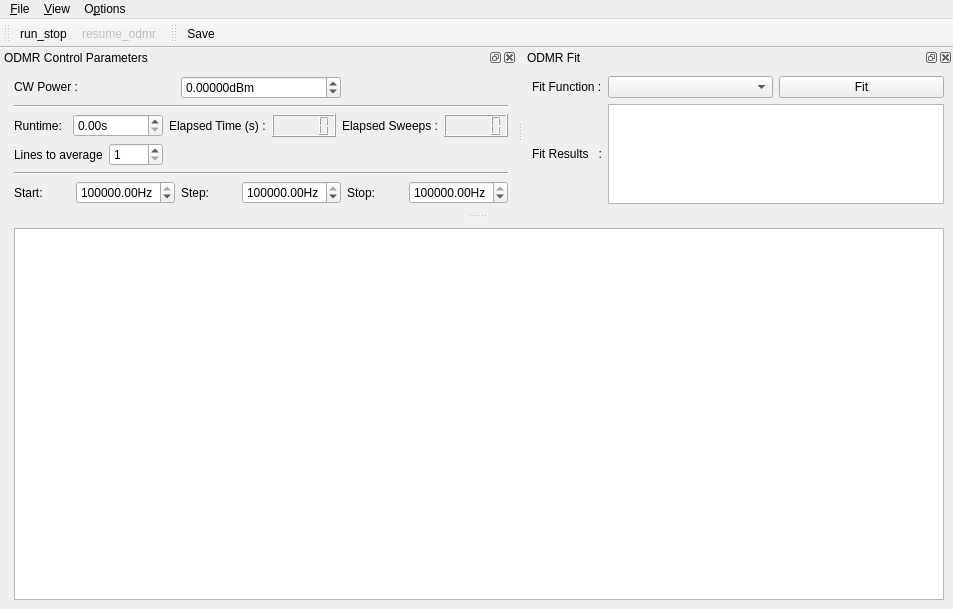
<?xml version="1.0" encoding="UTF-8"?>
<ui version="4.0">
 <class>MainWindow</class>
 <widget class="QMainWindow" name="MainWindow">
  <property name="geometry">
   <rect>
    <x>0</x>
    <y>0</y>
    <width>953</width>
    <height>609</height>
   </rect>
  </property>
  <property name="contextMenuPolicy">
   <enum>Qt::DefaultContextMenu</enum>
  </property>
  <property name="windowTitle">
   <string>qudi: OptBay ODMR</string>
  </property>
  <widget class="QWidget" name="centralwidget">
   <layout class="QHBoxLayout" name="horizontalLayout">
    <item>
     <spacer name="horizontalSpacer">
      <property name="orientation">
       <enum>Qt::Horizontal</enum>
      </property>
      <property name="sizeHint" stdset="0">
       <size>
        <width>5</width>
        <height>20</height>
       </size>
      </property>
     </spacer>
    </item>
    <item>
     <widget class="QSplitter" name="splitter">
      <property name="sizePolicy">
       <sizepolicy hsizetype="Preferred" vsizetype="Expanding">
        <horstretch>1</horstretch>
        <verstretch>0</verstretch>
       </sizepolicy>
      </property>
      <property name="orientation">
       <enum>Qt::Vertical</enum>
      </property>
      <widget class="PlotWidget" name="odmr_PlotWidget">
       <property name="sizePolicy">
        <sizepolicy hsizetype="Expanding" vsizetype="Expanding">
         <horstretch>1</horstretch>
         <verstretch>1</verstretch>
        </sizepolicy>
       </property>
      </widget>
     </widget>
    </item>
   </layout>
  </widget>
  <widget class="QMenuBar" name="menubar">
   <property name="geometry">
    <rect>
     <x>0</x>
     <y>0</y>
     <width>953</width>
     <height>21</height>
    </rect>
   </property>
   <widget class="QMenu" name="menu_File">
    <property name="title">
     <string>&amp;File</string>
    </property>
    <addaction name="action_Save"/>
    <addaction name="action_Close"/>
   </widget>
   <widget class="QMenu" name="menu_Options">
    <property name="title">
     <string>O&amp;ptions</string>
    </property>
    <addaction name="action_Settings"/>
    <addaction name="action_FitSettings"/>
   </widget>
   <widget class="QMenu" name="menu_View">
    <property name="title">
     <string>&amp;View</string>
    </property>
    <addaction name="action_RestoreDefault"/>
   </widget>
   <addaction name="menu_File"/>
   <addaction name="menu_View"/>
   <addaction name="menu_Options"/>
  </widget>
  <widget class="QToolBar" name="toolBar">
   <property name="windowTitle">
    <string>toolBar</string>
   </property>
   <attribute name="toolBarArea">
    <enum>TopToolBarArea</enum>
   </attribute>
   <attribute name="toolBarBreak">
    <bool>false</bool>
   </attribute>
   <addaction name="action_run_stop"/>
   <addaction name="action_resume_odmr"/>
  </widget>
  <widget class="QDockWidget" name="odmr_control_DockWidget">
   <property name="enabled">
    <bool>true</bool>
   </property>
   <property name="sizePolicy">
    <sizepolicy hsizetype="Fixed" vsizetype="Fixed">
     <horstretch>1</horstretch>
     <verstretch>0</verstretch>
    </sizepolicy>
   </property>
   <property name="baseSize">
    <size>
     <width>0</width>
     <height>20</height>
    </size>
   </property>
   <property name="toolTip">
    <string/>
   </property>
   <property name="windowTitle">
    <string>ODMR Control Parameters</string>
   </property>
   <attribute name="dockWidgetArea">
    <number>4</number>
   </attribute>
   <widget class="QWidget" name="dockWidgetContents_3">
    <property name="sizePolicy">
     <sizepolicy hsizetype="Minimum" vsizetype="Minimum">
      <horstretch>0</horstretch>
      <verstretch>0</verstretch>
     </sizepolicy>
    </property>
    <layout class="QGridLayout" name="gridLayout_3">
     <item row="0" column="1" colspan="2">
      <layout class="QHBoxLayout" name="horizontalLayout_2">
       <item>
        <widget class="QLabel" name="label_6">
         <property name="sizePolicy">
          <sizepolicy hsizetype="Minimum" vsizetype="Fixed">
           <horstretch>0</horstretch>
           <verstretch>0</verstretch>
          </sizepolicy>
         </property>
         <property name="text">
          <string>CW Power :</string>
         </property>
        </widget>
       </item>
       <item>
        <widget class="ScienDSpinBox" name="cw_power_DoubleSpinBox">
         <property name="sizePolicy">
          <sizepolicy hsizetype="Minimum" vsizetype="Fixed">
           <horstretch>0</horstretch>
           <verstretch>0</verstretch>
          </sizepolicy>
         </property>
         <property name="suffix">
          <string>dBm</string>
         </property>
         <property name="decimals">
          <number>5</number>
         </property>
         <property name="minimum">
          <double>-1000.000000000000000</double>
         </property>
         <property name="maximum">
          <double>100.000000000000000</double>
         </property>
        </widget>
       </item>
      </layout>
     </item>
     <item row="1" column="1" colspan="3">
      <widget class="Line" name="line_2">
       <property name="minimumSize">
        <size>
         <width>0</width>
         <height>0</height>
        </size>
       </property>
       <property name="lineWidth">
        <number>1</number>
       </property>
       <property name="midLineWidth">
        <number>0</number>
       </property>
       <property name="orientation">
        <enum>Qt::Horizontal</enum>
       </property>
      </widget>
     </item>
     <item row="2" column="0">
      <spacer name="horizontalSpacer_2">
       <property name="orientation">
        <enum>Qt::Horizontal</enum>
       </property>
       <property name="sizeHint" stdset="0">
        <size>
         <width>5</width>
         <height>20</height>
        </size>
       </property>
      </spacer>
     </item>
     <item row="2" column="1" colspan="3">
      <layout class="QGridLayout" name="gridLayout">
       <item row="0" column="0">
        <layout class="QHBoxLayout" name="horizontalLayout_3">
         <item>
          <widget class="QLabel" name="label_7">
           <property name="sizePolicy">
            <sizepolicy hsizetype="Minimum" vsizetype="Minimum">
             <horstretch>0</horstretch>
             <verstretch>0</verstretch>
            </sizepolicy>
           </property>
           <property name="text">
            <string>Runtime:</string>
           </property>
          </widget>
         </item>
         <item>
          <widget class="QDoubleSpinBox" name="runtime_DoubleSpinBox">
           <property name="sizePolicy">
            <sizepolicy hsizetype="Minimum" vsizetype="Fixed">
             <horstretch>0</horstretch>
             <verstretch>0</verstretch>
            </sizepolicy>
           </property>
           <property name="suffix">
            <string>s</string>
           </property>
           <property name="maximum">
            <double>10000000.000000000000000</double>
           </property>
          </widget>
         </item>
        </layout>
       </item>
       <item row="0" column="1">
        <layout class="QHBoxLayout" name="horizontalLayout_4">
         <item>
          <widget class="QLabel" name="label_8">
           <property name="sizePolicy">
            <sizepolicy hsizetype="Minimum" vsizetype="Minimum">
             <horstretch>0</horstretch>
             <verstretch>0</verstretch>
            </sizepolicy>
           </property>
           <property name="text">
            <string>Elapsed Time (s) :</string>
           </property>
          </widget>
         </item>
         <item>
          <widget class="QLCDNumber" name="elapsed_time_DisplayWidget">
           <property name="sizePolicy">
            <sizepolicy hsizetype="Minimum" vsizetype="Minimum">
             <horstretch>0</horstretch>
             <verstretch>0</verstretch>
            </sizepolicy>
           </property>
          </widget>
         </item>
        </layout>
       </item>
       <item row="0" column="2">
        <layout class="QHBoxLayout" name="horizontalLayout_5">
         <item>
          <widget class="QLabel" name="label_10">
           <property name="sizePolicy">
            <sizepolicy hsizetype="Minimum" vsizetype="Minimum">
             <horstretch>0</horstretch>
             <verstretch>0</verstretch>
            </sizepolicy>
           </property>
           <property name="text">
            <string>Elapsed Sweeps :</string>
           </property>
          </widget>
         </item>
         <item>
          <widget class="QLCDNumber" name="elapsed_sweeps_DisplayWidget"/>
         </item>
        </layout>
       </item>
       <item row="1" column="0">
        <layout class="QHBoxLayout" name="horizontalLayout_6">
         <item>
          <widget class="QLabel" name="average_label">
           <property name="text">
            <string>Lines to average</string>
           </property>
          </widget>
         </item>
         <item>
          <widget class="QSpinBox" name="average_level_SpinBox">
           <property name="minimum">
            <number>1</number>
           </property>
           <property name="maximum">
            <number>1000</number>
           </property>
           <property name="singleStep">
            <number>1</number>
           </property>
           <property name="value">
            <number>1</number>
           </property>
          </widget>
         </item>
        </layout>
       </item>
      </layout>
     </item>
     <item row="3" column="1" colspan="3">
      <widget class="Line" name="line">
       <property name="orientation">
        <enum>Qt::Horizontal</enum>
       </property>
      </widget>
     </item>
     <item row="4" column="1">
      <layout class="QHBoxLayout" name="horizontalLayout_7">
       <item>
        <widget class="QLabel" name="average_label_2">
         <property name="text">
          <string>Start:</string>
         </property>
        </widget>
       </item>
       <item>
        <widget class="ScienDSpinBox" name="start_freq_DoubleSpinBox_0">
         <property name="suffix">
          <string>Hz</string>
         </property>
         <property name="decimals">
          <number>2</number>
         </property>
         <property name="maximum">
          <double>999999999999.000000000000000</double>
         </property>
         <property name="value">
          <double>2800000000.000000000000000</double>
         </property>
        </widget>
       </item>
      </layout>
     </item>
     <item row="4" column="2">
      <layout class="QHBoxLayout" name="horizontalLayout_8">
       <item>
        <widget class="QLabel" name="average_label_3">
         <property name="text">
          <string>Step:</string>
         </property>
        </widget>
       </item>
       <item>
        <widget class="ScienDSpinBox" name="step_freq_DoubleSpinBox_0">
         <property name="suffix">
          <string>Hz</string>
         </property>
         <property name="decimals">
          <number>2</number>
         </property>
         <property name="maximum">
          <double>999999999999.000000000000000</double>
         </property>
         <property name="value">
          <double>1000000.000000000000000</double>
         </property>
        </widget>
       </item>
      </layout>
     </item>
     <item row="4" column="3">
      <layout class="QHBoxLayout" name="horizontalLayout_9">
       <item>
        <widget class="QLabel" name="average_label_4">
         <property name="text">
          <string>Stop:</string>
         </property>
        </widget>
       </item>
       <item>
        <widget class="ScienDSpinBox" name="stop_freq_DoubleSpinBox_0">
         <property name="suffix">
          <string>Hz</string>
         </property>
         <property name="decimals">
          <number>2</number>
         </property>
         <property name="maximum">
          <double>999999999999.000000000000000</double>
         </property>
         <property name="value">
          <double>2940000000.000000000000000</double>
         </property>
        </widget>
       </item>
      </layout>
     </item>
    </layout>
   </widget>
  </widget>
  <widget class="QDockWidget" name="odmr_fit_DockWidget">
   <property name="sizePolicy">
    <sizepolicy hsizetype="Minimum" vsizetype="Minimum">
     <horstretch>0</horstretch>
     <verstretch>0</verstretch>
    </sizepolicy>
   </property>
   <property name="baseSize">
    <size>
     <width>0</width>
     <height>20</height>
    </size>
   </property>
   <property name="windowTitle">
    <string>ODMR Fit</string>
   </property>
   <attribute name="dockWidgetArea">
    <number>4</number>
   </attribute>
   <widget class="QWidget" name="dockWidgetContents_5">
    <property name="sizePolicy">
     <sizepolicy hsizetype="Minimum" vsizetype="Minimum">
      <horstretch>0</horstretch>
      <verstretch>0</verstretch>
     </sizepolicy>
    </property>
    <layout class="QGridLayout" name="gridLayout_2">
     <item row="0" column="0">
      <widget class="QLabel" name="label_9">
       <property name="sizePolicy">
        <sizepolicy hsizetype="Fixed" vsizetype="Minimum">
         <horstretch>0</horstretch>
         <verstretch>0</verstretch>
        </sizepolicy>
       </property>
       <property name="text">
        <string>Fit Function :</string>
       </property>
      </widget>
     </item>
     <item row="1" column="0">
      <widget class="QLabel" name="label_12">
       <property name="sizePolicy">
        <sizepolicy hsizetype="Fixed" vsizetype="Fixed">
         <horstretch>0</horstretch>
         <verstretch>0</verstretch>
        </sizepolicy>
       </property>
       <property name="text">
        <string>Fit Results   :</string>
       </property>
      </widget>
     </item>
     <item row="0" column="1">
      <widget class="FitSettingsComboBox" name="fit_methods_ComboBox">
       <property name="sizePolicy">
        <sizepolicy hsizetype="Minimum" vsizetype="Fixed">
         <horstretch>0</horstretch>
         <verstretch>0</verstretch>
        </sizepolicy>
       </property>
      </widget>
     </item>
     <item row="0" column="2">
      <widget class="QPushButton" name="do_fit_PushButton">
       <property name="sizePolicy">
        <sizepolicy hsizetype="Minimum" vsizetype="Fixed">
         <horstretch>0</horstretch>
         <verstretch>0</verstretch>
        </sizepolicy>
       </property>
       <property name="text">
        <string>Fit</string>
       </property>
      </widget>
     </item>
     <item row="1" column="1" colspan="2">
      <widget class="QTextBrowser" name="odmr_fit_results_DisplayWidget">
       <property name="sizePolicy">
        <sizepolicy hsizetype="Ignored" vsizetype="Expanding">
         <horstretch>0</horstretch>
         <verstretch>0</verstretch>
        </sizepolicy>
       </property>
       <property name="baseSize">
        <size>
         <width>0</width>
         <height>1</height>
        </size>
       </property>
       <property name="sizeAdjustPolicy">
        <enum>QAbstractScrollArea::AdjustToContents</enum>
       </property>
       <property name="tabChangesFocus">
        <bool>true</bool>
       </property>
      </widget>
     </item>
    </layout>
   </widget>
  </widget>
  <widget class="QToolBar" name="save_ToolBar">
   <property name="windowTitle">
    <string>toolBar_2</string>
   </property>
   <attribute name="toolBarArea">
    <enum>TopToolBarArea</enum>
   </attribute>
   <attribute name="toolBarBreak">
    <bool>false</bool>
   </attribute>
   <addaction name="action_Save"/>
  </widget>
  <action name="action_Settings">
   <property name="icon">
    <iconset>
     <normaloff>../../artwork/icons/oxygen/22x22/configure.png</normaloff>../../artwork/icons/oxygen/22x22/configure.png</iconset>
   </property>
   <property name="text">
    <string>&amp;Settings</string>
   </property>
  </action>
  <action name="action_Save">
   <property name="icon">
    <iconset>
     <normaloff>../../artwork/icons/oxygen/22x22/document-save.png</normaloff>../../artwork/icons/oxygen/22x22/document-save.png</iconset>
   </property>
   <property name="text">
    <string>&amp;Save</string>
   </property>
   <property name="toolTip">
    <string>Save odmr data</string>
   </property>
  </action>
  <action name="action_Close">
   <property name="icon">
    <iconset>
     <normaloff>../../artwork/icons/oxygen/22x22/application-exit.png</normaloff>../../artwork/icons/oxygen/22x22/application-exit.png</iconset>
   </property>
   <property name="text">
    <string>&amp;Close</string>
   </property>
  </action>
  <action name="action_run_stop">
   <property name="checkable">
    <bool>true</bool>
   </property>
   <property name="icon">
    <iconset>
     <normaloff>../../artwork/icons/qudiTheme/22x22/start-counter.png</normaloff>
     <activeon>../../artwork/icons/qudiTheme/22x22/stop-counter.png</activeon>../../artwork/icons/qudiTheme/22x22/start-counter.png</iconset>
   </property>
   <property name="text">
    <string>run_stop</string>
   </property>
  </action>
  <action name="action_resume_odmr">
   <property name="checkable">
    <bool>true</bool>
   </property>
   <property name="enabled">
    <bool>false</bool>
   </property>
   <property name="icon">
    <iconset>
     <normaloff>../../artwork/icons/qudiTheme/22x22/restart-counter.png</normaloff>
     <activeon>../../artwork/icons/qudiTheme/22x22/stop-counter.png</activeon>../../artwork/icons/qudiTheme/22x22/restart-counter.png</iconset>
   </property>
   <property name="text">
    <string>resume_odmr</string>
   </property>
   <property name="toolTip">
    <string>resume odmr measurement</string>
   </property>
  </action>
  <action name="action_RestoreDefault">
   <property name="text">
    <string>Restore &amp;default</string>
   </property>
  </action>
  <action name="action_FitSettings">
   <property name="text">
    <string>Fit settings</string>
   </property>
  </action>
  <action name="action_toggle_cw">
   <property name="checkable">
    <bool>true</bool>
   </property>
   <property name="icon">
    <iconset>
     <normaloff>../../artwork/icons/oxygen/22x22/media-playback-start.png</normaloff>
     <normalon>../../artwork/icons/oxygen/22x22/media-playback-stop.png</normalon>
     <activeon>../../artwork/icons/oxygen/22x22/media-playback-stop.png</activeon>../../artwork/icons/oxygen/22x22/media-playback-start.png</iconset>
   </property>
   <property name="text">
    <string>toggle_cw</string>
   </property>
   <property name="toolTip">
    <string>toggle microwave CW output</string>
   </property>
  </action>
 </widget>
 <customwidgets>
  <customwidget>
   <class>PlotWidget</class>
   <extends>QGraphicsView</extends>
   <header>pyqtgraph</header>
  </customwidget>
  <customwidget>
   <class>ScienDSpinBox</class>
   <extends>QDoubleSpinBox</extends>
   <header>qtwidgets.scientific_spinbox.h</header>
  </customwidget>
  <customwidget>
   <class>FitSettingsComboBox</class>
   <extends>QComboBox</extends>
   <header>gui/fitsettings</header>
  </customwidget>
 </customwidgets>
 <tabstops>
  <tabstop>odmr_PlotWidget</tabstop>
 </tabstops>
 <resources/>
 <connections>
  <connection>
   <sender>action_Close</sender>
   <signal>triggered()</signal>
   <receiver>MainWindow</receiver>
   <slot>close()</slot>
   <hints>
    <hint type="sourcelabel">
     <x>-1</x>
     <y>-1</y>
    </hint>
    <hint type="destinationlabel">
     <x>531</x>
     <y>347</y>
    </hint>
   </hints>
  </connection>
 </connections>
 <buttongroups>
  <buttongroup name="buttonGroup"/>
 </buttongroups>
</ui>
